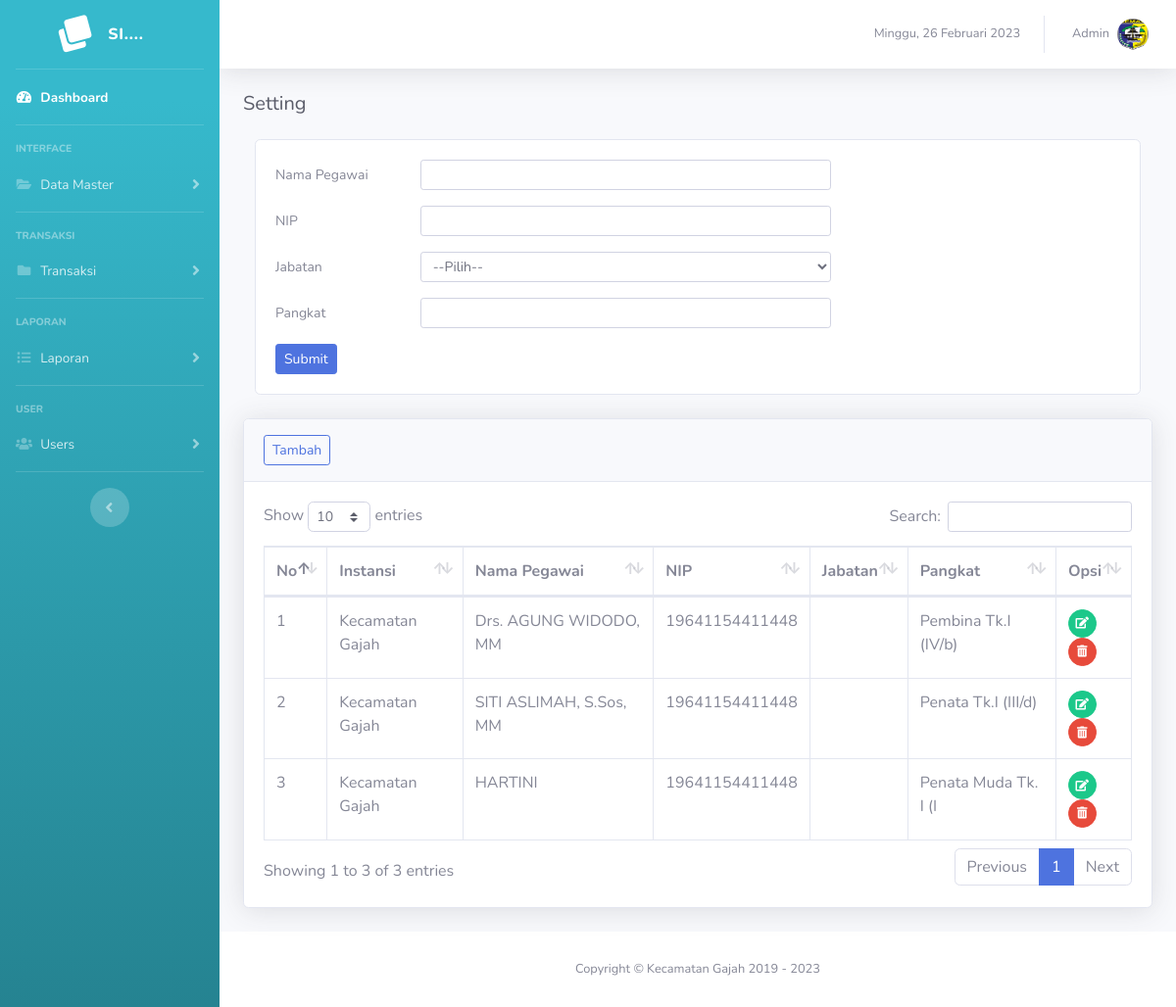
/setting (signed in), run on the app's committed database.
### tables this page shows
CREATE TABLE `tb_setting` (
  `id_setting` int(11) NOT NULL,
  `id_instansi` int(11) NOT NULL,
  `id_user` int(11) NOT NULL,
  `nama` varchar(50) NOT NULL,
  `nip` varchar(30) NOT NULL,
  `jabatan` varchar(50) NOT NULL,
  `pangkat` varchar(20) NOT NULL
);

CREATE TABLE `tb_instansi` (
  `id_instansi` int(11) NOT NULL,
  `nama_instansi` varchar(100) NOT NULL,
  `alamat_instansi` text NOT NULL,
  `no_telp` varchar(20) NOT NULL,
  `kd_pos` varchar(10) NOT NULL,
  `website` varchar(50) NOT NULL,
  `email` varchar(50) NOT NULL,
  `tahun` date NOT NULL,
  `id_user` int(11) NOT NULL
);

### page/setting/setting.php (the view, shortened to what this page needs)
<h5 class="h5 mb-4 text-gray-800">Setting</h5>
<div class="col">
  <div class="card mb-4">
    <div class="card-body">
      <?php
      $instansi = $conn->query("SELECT * FROM tb_instansi WHERE id_user = '$_SESSION[id_user]'");
      ?>
      <form action="" method="POST">
        <div class="form-group row">
          <label for="pegawai" class="col-sm-2 col-form-label col-form-label-sm">Nama Pegawai</label>
          <div class="col-sm-6">
            <input type="text" class="form-control form-control-sm" id="pegawai" name="pegawai" value="<?= $_POST['pegawai']; ?>" autofocus>
          </div>
        </div>
        <div class="form-group row">
          <label for="nip" class="col-sm-2 col-form-label col-form-label-sm">NIP</label>
          <div class="col-sm-6">
            <input type="text" class="form-control form-control-sm" id="nip" name="nip" value="<?= $_POST['nip']; ?>">
          </div>
        </div>
        <div class="form-group row">
          <label for="jabatan" class="col-sm-2 col-form-label col-form-label-sm">Jabatan</label>
          <div class="col-sm-6">
            <select class="form-control form-control-sm" name="jabatan">
              <option>--Pilih--</option>
            </select>
          </div>
        </div>
        <div class="form-group row">
          <label for="pangkat" class="col-sm-2 col-form-label col-form-label-sm">Pangkat</label>
          <div class="col-sm-6">
            <input type="text" class="form-control form-control-sm" id="pangkat" name="pangkat" value="<?= $_POST['pangkat']; ?>">
          </div>
        </div>
        <button type="submit" name="add" class="btn btn-sm btn-primary">Submit</button>
      </form>
    </div>
  </div>
</div>
<div class="card shadow mb-4">
  <div class="card-header py-3">
    <a href="?page=pegawai&action=add" class="btn btn-sm btn-outline-primary">Tambah</a>
  </div>
  <div class="card-body">
    <div class="table-responsive">
      <table class="table table-bordered" id="dataTable" width="100%" cellspacing="0">
        <thead>
          <tr>
            <th width="5%">No</th>
            <th>Instansi</th>
            <th>Nama Pegawai</th>
            <th>NIP</th>
            <th>Jabatan</th>
            <th>Pangkat</th>
            <th width="8%">Opsi</th>
          </tr>
        </thead>
        <tbody>
          <?php
          $no = 1;
          $sql = $conn->query("SELECT * FROM tb_setting WHERE id_user = '$_SESSION[id_user]'");
          foreach ($sql as $key => $value) :
          ?>
            <tr>
              <td><?= $no++; ?></td>
              <?php
              $id_instansi = $value['id_instansi'];
              $instansi = $conn->query("SELECT * FROM tb_instansi WHERE id_instansi = '$id_instansi'");
              foreach ($instansi as $key => $data) {
                echo "<td>$data[nama_instansi]</td>";
              }
              ?>
              <td><?= $value['nama']; ?></td>
              <td><?= $value['nip']; ?></td>
              <td><?= $Jab; ?></td>
              <td><?= $value['pangkat']; ?></td>
              <td>
                <a href="?page=setting&action=edit&id=<?= $value['id_setting']; ?>" class="btn btn-sm btn-circle btn-success" data-toggle="tooltip" data-placement="top" title="Edit"><i class="fas fa-edit"></i></a>
                <a href="?page=setting&action=delete&id=<?= $value['id_setting']; ?>" name="delete" class=" delete btn btn-sm btn-circle btn-danger" data-toggle="tooltip" data-placement="top" title="Delete"><i class="fas fa-trash-alt"></i></a>
              </td>
            </tr>
          <?php endforeach; ?>
        </tbody>
      </table>
    </div>
  </div>
</div>

### data on the page
tb_setting: nama "Drs. AGUNG WIDODO, MM", nip "19641154411448", pangkat "Pembina Tk.I (IV/b)"
tb_instansi: nama_instansi "Kecamatan Gajah"
tb_setting: nama "SITI ASLIMAH, S.Sos, MM", nip "19641154411448", pangkat "Penata Tk.I (III/d)"
tb_setting: nama "HARTINI", nip "19641154411448", pangkat "Penata Muda Tk. I (I"

### other printed values
$_SESSION['nama'] "Admin"
